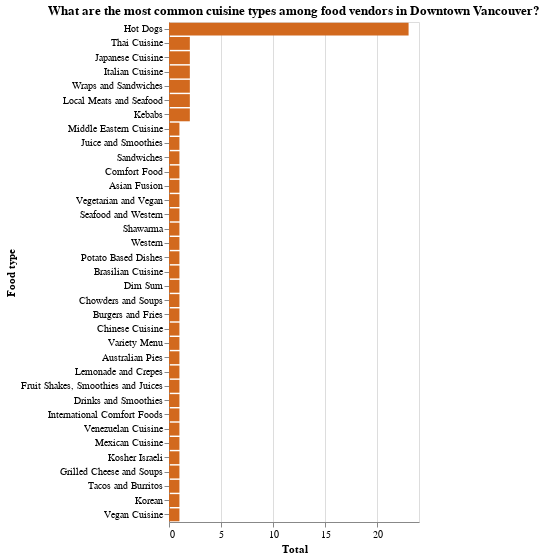

Here is the notebook cell this chart was saved with:
### Markdown cell above
### Exploratory Data Analysis (EDA)

Given that we are interested in solely the classification power of the name, we will be taking a look more into the classes present into our training set.

First, we will take a look at the DESCRIPTION category distribution:

### Code cell
# Data visualization for EDA
# Code in this cell adapted from DSCI 351 Lecture 2 and 5 
# color names supported for the bar charts located at: https://www.w3schools.com/cssref/css_colors.php


plot1 = (alt.Chart(
    train_data,
    title="What are the most common cuisine types among food vendors in Downtown Vancouver?"
).mark_bar
    (color="chocolate").encode(
        x=alt.X("count()", title="Total"),
        y=alt.Y("DESCRIPTION:N", sort='-x', title="Food type")
    ).properties(
        width=250,
        height=500
    )
)

plot1

### Figure 1 — Vega-Lite specification as saved in the notebook (floating-point values rounded to 4 significant figures)
{"config": {"view": {"continuousWidth": 300, "continuousHeight": 300}}, "data": {"name": "data-41fbf792c97c456235425b1839860207"}, "mark": {"type": "bar", "color": "chocolate"}, "encoding": {"x": {"aggregate": "count", "title": "Total", "type": "quantitative"}, "y": {"field": "DESCRIPTION", "sort": "-x", "title": "Food type", "type": "nominal"}}, "height": 500, "title": "What are the most common cuisine types among food vendors in Downtown Vancouver?", "width": 250, "$schema": "https://vega.github.io/schema/vega-lite/v6.1.0.json", "datasets": {"data-41fbf792c97c456235425b1839860207": [{"BUSINESS_NAME": "Marimba", "DESCRIPTION": "Middle Eastern Cuisine", "is_hotdog": false}, {"BUSINESS_NAME": "Super Thai", "DESCRIPTION": "Thai Cuisine", "is_hotdog": false}, {"BUSINESS_NAME": "The Juice Truck", "DESCRIPTION": "Juice and Smoothies", "is_hotdog": false}, {"BUSINESS_NAME": "Japadog", "DESCRIPTION": "Hot Dogs", "is_hotdog": true}, {"BUSINESS_NAME": "Japadog", "DESCRIPTION": "Hot Dogs", "is_hotdog": true}, {"BUSINESS_NAME": "Van Dog", "DESCRIPTION": "Hot Dogs", "is_hotdog": true}, {"BUSINESS_NAME": "Dog Meister", "DESCRIPTION": "Hot Dogs", "is_hotdog": true}, {"BUSINESS_NAME": "Actual Oden", "DESCRIPTION": "Japanese Cuisine", "is_hotdog": false}, {"BUSINESS_NAME": "Mr. Arancino", "DESCRIPTION": "Italian Cuisine", "is_hotdog": false}, {"BUSINESS_NAME": "", "DESCRIPTION": "Hot Dogs", "is_hotdog": true}, {"BUSINESS_NAME": "", "DESCRIPTION": "Hot Dogs", "is_hotdog": true}, {"BUSINESS_NAME": "", "DESCRIPTION": "Hot Dogs", "is_hotdog": true}, {"BUSINESS_NAME": "Eat Chicken Wraps", "DESCRIPTION": "Wraps and Sandwiches", "is_hotdog": false}, {"BUSINESS_NAME": "Cheesey Does It", "DESCRIPTION": "Sandwiches", "is_hotdog": false}, {"BUSINESS_NAME": "Mr. Tube Steak", "DESCRIPTION": "Hot Dogs", "is_hotdog": true}, {"BUSINESS_NAME": "Holy Smokes", "DESCRIPTION": "Hot Dogs", "is_hotdog": true}, {"BUSINESS_NAME": "Gourmet Syndicate", "DESCRIPTION": "Comfort Food", "is_hotdog": false}, {"BUSINESS_NAME": "Roaming Dragon", "DESCRIPTION": "Asian Fusion", "is_hotdog": false}, {"BUSINESS_NAME": "The Loving Hut", "DESCRIPTION": "Vegetarian and Vegan", "is_hotdog": false}, {"BUSINESS_NAME": "BBKB Kaboom Box", "DESCRIPTION": "Seafood and Western", "is_hotdog": false}, {"BUSINESS_NAME": "Feastro The Rolling Bistro", "DESCRIPTION": "Local Meats and Seafood", "is_hotdog": false}, {"BUSINESS_NAME": "Mr. Shawarma", "DESCRIPTION": "Shawarma", "is_hotdog": false}, {"BUSINESS_NAME": "Feastro - The Rolling Bistro", "DESCRIPTION": "Local Meats and Seafood", "is_hotdog": false}, {"BUSINESS_NAME": "Van Dog", "DESCRIPTION": "Western", "is_hotdog": false}, {"BUSINESS_NAME": "Potato Tornado", "DESCRIPTION": "Potato Based Dishes", "is_hotdog": false}, {"BUSINESS_NAME": "Brasilian Roots", "DESCRIPTION": "Brasilian Cuisine", "is_hotdog": false}, {"BUSINESS_NAME": "Mac BBQ", "DESCRIPTION": "Hot Dogs", "is_hotdog": true}, {"BUSINESS_NAME": "Dim Sum Express", "DESCRIPTION": "Dim Sum", "is_hotdog": false}, {"BUSINESS_NAME": "Sea Dogs", "DESCRIPTION": "Hot Dogs", "is_hotdog": true}, {"BUSINESS_NAME": "", "DESCRIPTION": "Hot Dogs", "is_hotdog": true}, {"BUSINESS_NAME": "", "DESCRIPTION": "Hot Dogs", "is_hotdog": true}, {"BUSINESS_NAME": "", "DESCRIPTION": "Hot Dogs", "is_hotdog": true}, {"BUSINESS_NAME": "Crab Park Chowdery", "DESCRIPTION": "Chowders and Soups", "is_hotdog": false}, {"BUSINESS_NAME": "", "DESCRIPTION": "Hot Dogs", "is_hotdog": true}, {"BUSINESS_NAME": "Cazba Express", "DESCRIPTION": "Kebabs", "is_hotdog": false}, {"BUSINESS_NAME": "Yokabai", "DESCRIPTION": "Burgers and Fries", "is_hotdog": false}, {"BUSINESS_NAME": "Le Tigre", "DESCRIPTION": "Chinese Cuisine", "is_hotdog": false}, {"BUSINESS_NAME": "Van Dog", "DESCRIPTION": "Hot Dogs", "is_hotdog": true}, {"BUSINESS_NAME": "Eat Chicken Wraps", "DESCRIPTION": "Wraps and Sandwiches", "is_hotdog": false}, {"BUSINESS_NAME": "Mogu", "DESCRIPTION": "Japanese Cuisine", "is_hotdog": false}, {"BUSINESS_NAME": "Commissary Connect", "DESCRIPTION": "Variety Menu", "is_hotdog": false}, {"BUSINESS_NAME": "Aussie Pie Guy", "DESCRIPTION": "Australian Pies", "is_hotdog": false}, {"BUSINESS_NAME": "V Dub Dogs", "DESCRIPTION": "Hot Dogs", "is_hotdog": true}, {"BUSINESS_NAME": "Lemon Sea", "DESCRIPTION": "Lemonade and Crepes", "is_hotdog": false}, {"BUSINESS_NAME": "San Juan Family Farm", "DESCRIPTION": "Fruit Shakes, Smoothies and Juices", "is_hotdog": false}, {"BUSINESS_NAME": "", "DESCRIPTION": "Hot Dogs", "is_hotdog": true}, {"BUSINESS_NAME": "Ali's Hot Dogs", "DESCRIPTION": "Hot Dogs", "is_hotdog": true}, {"BUSINESS_NAME": "Mac BBQ", "DESCRIPTION": "Hot Dogs", "is_hotdog": true}, {"BUSINESS_NAME": "Suassy Thai", "DESCRIPTION": "Thai Cuisine", "is_hotdog": false}, {"BUSINESS_NAME": "Mr. Camaron", "DESCRIPTION": "Drinks and Smoothies", "is_hotdog": false}, {"BUSINESS_NAME": "", "DESCRIPTION": "Hot Dogs", "is_hotdog": true}, {"BUSINESS_NAME": "Vie Niapolotan", "DESCRIPTION": "Italian Cuisine", "is_hotdog": false}, {"BUSINESS_NAME": "Fat Duck Mobile Eatery", "DESCRIPTION": "International Comfort Foods", "is_hotdog": false}, {"BUSINESS_NAME": "Come Arepa", "DESCRIPTION": "Venezuelan Cuisine", "is_hotdog": false}, {"BUSINESS_NAME": "", "DESCRIPTION": "Hot Dogs", "is_hotdog": true}, {"BUSINESS_NAME": "Arturo's Mexico To Go", "DESCRIPTION": "Mexican Cuisine", "is_hotdog": false}, {"BUSINESS_NAME": "Meet to Eat", "DESCRIPTION": "Kosher Israeli", "is_hotdog": false}, {"BUSINESS_NAME": "Mum's Grilled Cheese Truck", "DESCRIPTION": "Grilled Cheese and Soups", "is_hotdog": false}, {"BUSINESS_NAME": "Master Chef's Kebab House", "DESCRIPTION": "Kebabs", "is_hotdog": false}, {"BUSINESS_NAME": "Tacofino", "DESCRIPTION": "Tacos and Burritos", "is_hotdog": false}, {"BUSINESS_NAME": "Disco Cheetah", "DESCRIPTION": "Korean", "is_hotdog": false}, {"BUSINESS_NAME": "", "DESCRIPTION": "Hot Dogs", "is_hotdog": true}, {"BUSINESS_NAME": "Bandidas", "DESCRIPTION": "Vegan Cuisine", "is_hotdog": false}]}}
